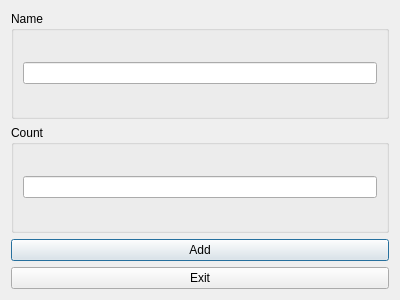
<?xml version="1.0" encoding="UTF-8"?>
<ui version="4.0">
 <class>AddNewDialog</class>
 <widget class="QDialog" name="AddNewDialog">
  <property name="geometry">
   <rect>
    <x>0</x>
    <y>0</y>
    <width>400</width>
    <height>300</height>
   </rect>
  </property>
  <property name="windowTitle">
   <string>Dialog</string>
  </property>
  <layout class="QGridLayout" name="gridLayout_3">
   <item row="0" column="0">
    <layout class="QVBoxLayout" name="verticalLayout">
     <item>
      <widget class="QGroupBox" name="groupBox">
       <property name="title">
        <string>Name</string>
       </property>
       <layout class="QGridLayout" name="gridLayout">
        <item row="0" column="0">
         <widget class="QLineEdit" name="nameLineEdit"/>
        </item>
       </layout>
      </widget>
     </item>
     <item>
      <widget class="QGroupBox" name="groupBox_2">
       <property name="title">
        <string>Count</string>
       </property>
       <layout class="QGridLayout" name="gridLayout_2">
        <item row="0" column="0">
         <widget class="QLineEdit" name="countLineEdit"/>
        </item>
       </layout>
      </widget>
     </item>
    </layout>
   </item>
   <item row="1" column="0">
    <widget class="QPushButton" name="AddButton">
     <property name="text">
      <string>Add</string>
     </property>
    </widget>
   </item>
   <item row="2" column="0">
    <widget class="QPushButton" name="ExitButton">
     <property name="text">
      <string>Exit</string>
     </property>
    </widget>
   </item>
  </layout>
 </widget>
 <resources/>
 <connections>
  <connection>
   <sender>ExitButton</sender>
   <signal>clicked()</signal>
   <receiver>AddNewDialog</receiver>
   <slot>close()</slot>
   <hints>
    <hint type="sourcelabel">
     <x>199</x>
     <y>279</y>
    </hint>
    <hint type="destinationlabel">
     <x>199</x>
     <y>149</y>
    </hint>
   </hints>
  </connection>
 </connections>
</ui>
